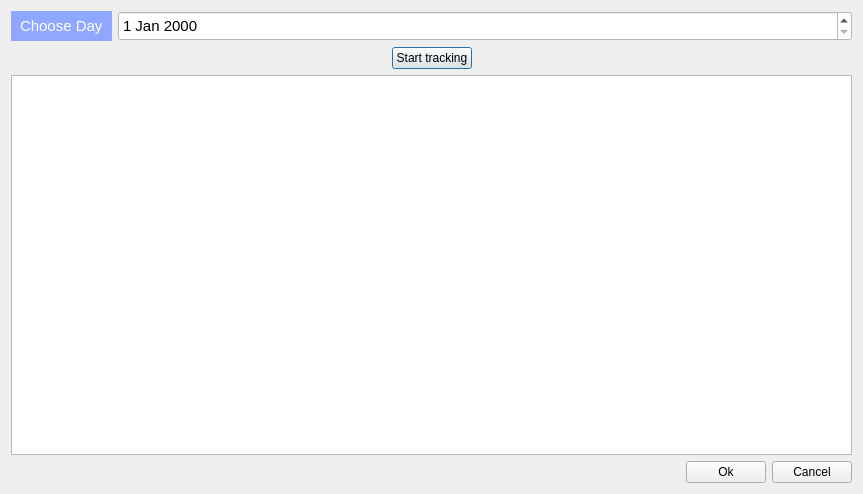
<?xml version="1.0" encoding="UTF-8"?>
<ui version="4.0">
 <class>Dayhabit</class>
 <widget class="QDialog" name="Dayhabit">
  <property name="geometry">
   <rect>
    <x>0</x>
    <y>0</y>
    <width>863</width>
    <height>494</height>
   </rect>
  </property>
  <property name="windowTitle">
   <string>Dialog</string>
  </property>
  <layout class="QVBoxLayout" name="verticalLayout">
   <item>
    <layout class="QFormLayout" name="formLayout">
     <item row="0" column="0">
      <widget class="QLabel" name="label">
       <property name="styleSheet">
        <string notr="true">color : white;
border-width: 5px;
border-style: solid;
border-color : rgb(143, 167, 255);
background-color : rgb(143, 167, 255);
font-size : 15px;</string>
       </property>
       <property name="text">
        <string>Choose Day</string>
       </property>
      </widget>
     </item>
     <item row="0" column="1">
      <widget class="QDateEdit" name="dateEdit">
       <property name="minimumSize">
        <size>
         <width>0</width>
         <height>30</height>
        </size>
       </property>
       <property name="styleSheet">
        <string notr="true">background-color : white;
font-size : 15px;</string>
       </property>
      </widget>
     </item>
    </layout>
   </item>
   <item>
    <layout class="QHBoxLayout" name="horizontalLayout">
     <item>
      <spacer name="horizontalSpacer">
       <property name="orientation">
        <enum>Qt::Horizontal</enum>
       </property>
       <property name="sizeHint" stdset="0">
        <size>
         <width>40</width>
         <height>20</height>
        </size>
       </property>
      </spacer>
     </item>
     <item>
      <widget class="QPushButton" name="pushButton">
       <property name="text">
        <string>Start tracking</string>
       </property>
      </widget>
     </item>
     <item>
      <spacer name="horizontalSpacer_2">
       <property name="orientation">
        <enum>Qt::Horizontal</enum>
       </property>
       <property name="sizeHint" stdset="0">
        <size>
         <width>40</width>
         <height>20</height>
        </size>
       </property>
      </spacer>
     </item>
    </layout>
   </item>
   <item>
    <widget class="QListWidget" name="listWidget"/>
   </item>
   <item>
    <layout class="QHBoxLayout" name="horizontalLayout_2">
     <item>
      <spacer name="horizontalSpacer_3">
       <property name="orientation">
        <enum>Qt::Horizontal</enum>
       </property>
       <property name="sizeHint" stdset="0">
        <size>
         <width>40</width>
         <height>20</height>
        </size>
       </property>
      </spacer>
     </item>
     <item>
      <widget class="QPushButton" name="pushButton_3">
       <property name="text">
        <string>Ok</string>
       </property>
      </widget>
     </item>
     <item>
      <widget class="QPushButton" name="pushButton_2">
       <property name="text">
        <string>Cancel</string>
       </property>
      </widget>
     </item>
    </layout>
   </item>
  </layout>
 </widget>
 <resources/>
 <connections/>
</ui>
